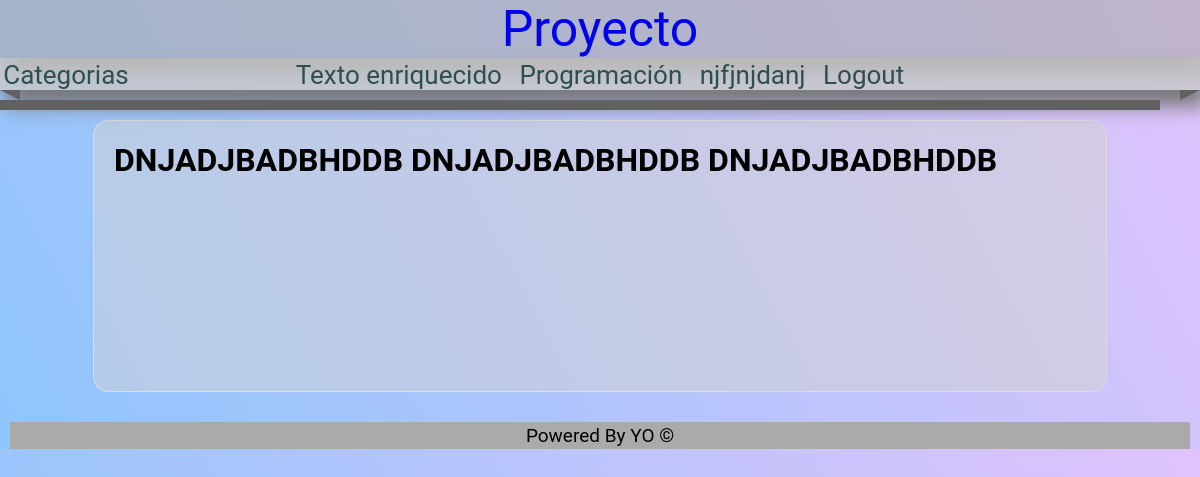
Page /articulo/1 (signed in) on the committed database.
### pages/models.py (models this page shows, shortened)
class Page(models.Model):
    title = models.CharField(max_length=50, verbose_name='Titulo')
    content = RichTextField(verbose_name='Contenido')
    slug = models.CharField(unique=True, max_length=150, verbose_name='URL amigable')
    order = models.IntegerField( default=0, verbose_name='orden')
    visible = models.BooleanField(verbose_name='Visible')
    created_at = models.DateTimeField(auto_now_add=True, verbose_name='Creado el')
    updated_at = models.DateTimeField(auto_now=True, verbose_name='Actualizado el')
    class Meta:
        verbose_name='Pagina'
        verbose_name_plural= 'Paginas'

### blog/models.py (models this page shows, shortened)
class Article(models.Model):
    title = models.CharField(max_length=150, verbose_name='Titulo')
    content = RichTextField(verbose_name='Contenido')
    image = models.ImageField(default='null', verbose_name='Imagen', upload_to='articles')
    public = models.BooleanField(verbose_name='¿Publicado?')
    user = models.ForeignKey(User, editable=False, verbose_name='Usuario', on_delete=models.CASCADE)
    categories = models.ManyToManyField(Category, verbose_name='Categorias', blank=True)
    created_at = models.DateTimeField(auto_now_add=True, verbose_name='Creado el: ')
    update_at = models.DateTimeField(auto_now=True, verbose_name='Editado el: ')
    class Meta:
        verbose_name='Articulo'
        verbose_name_plural='Articulos'
        ordering = ['-created_at']

### blog/views.py (the view)
# urls.py: path('articulo/<int:article_id>', views.article , name='article'),
@login_required(login_url='login')
def article(request, article_id):
    article = get_object_or_404(Article, id=article_id)
    return render(request, 'articles/detail.html', {
        'article': article
    })

### blog/processor.py (called while the page is built)
def get_categories(request):
    categories_in_use = Article.objects.filter(public=True).values_list('categories', flat=True)
    categories = Category.objects.filter(id__in=categories_in_use).values_list('id', 'name')
    return {
        'categories': categories,
        'ids': categories_in_use
    }

### pages/context_processors.py (called while the page is built)
def get_pages(request):
    pages = Page.objects.filter(visible=True).order_by("order").values_list('id', 'title', 'slug', 'content')
    return {
        'pages': pages # retorna datos a layout
    }

### blog/templates/articles/detail.html
{% extends 'layout/layout.html' %}
{% block content %}
<a class='page_content' > {{ article.content|safe }} </a>
{% endblock %}

### mainapp/templates/layout/layout.html (shortened to what this page needs)
{% load static %}
<!DOCTYPE html>
<html lang="es">
<head>
    <link rel="stylesheet" href="{% static 'css/styles.css' %}" />
    <link rel="stylesheet" href="{% static 'css/formulario.css' %}" />
</head>
<body>
    <a class='titulo' href=" {% url 'Index' %} " > Proyecto </a>
    <nav class="navbar">
        <ul>
            {% if request.user.email %}
                <li class="categorias barra">
                    <a href= {% url 'Lista' %} >Categorias</a>
                </li>
            {% endif %}
            <li class='barra'>
                {% if request.user.email %}
                    {% for page in pages %}
                        <a href= " {% url 'page' page.2 %} " > {{ page.1 }} </a>
                    {% endfor %}
                    <a href=" {% url 'logout' %} ">Logout</a>
                {% else %}
                    <a href=" {% url 'register' %} ">Registro</a>
                    <a href=" {% url 'login' %} ">Login</a>
                    <a href='/admin'>Admin</a>
                {% endif %}
            </li>
        </ul>
        <span class="triangulo-izq"></span>
        <span class="triangulo-der"></span>
        <span class="relleno"></span>
    </nav>
<div class="content">
    <div class="box">
        {% block content %}
        {% endblock %}
    </div>
</div>
<footer>
    Powered By YO &copy;
</footer>
</body>
</html>

### mainapp/static/css/styles.css (style rules this page uses)
* { padding: 0; margin: 0; font-family: "Roboto", "Open Sans", "Calibri"; text-decoration: none; }
.navbar { background: #cacacacc; width: 95%; min-width: 1200px; -webkit-box-shadow: 6px 16px 20px #757575; box-shadow: 6px 16px 20px #757575; margin: 0 auto; z-index: 500; position: relative; }
.navbar ul { list-style: none; }
.navbar .triangulo-izq { display: block; float: left; border-top: 10px solid #616161; border-left: 20px solid transparent; }
.navbar .triangulo-der { display: block; float: right; border-top: 10px solid #616161; border-right: 20px solid transparent; }
.navbar .relleno { display: block; float: left; height: 10px; width: 96.69%; background: #616161; }
.categorias { float: left; position: absolute; }
.categorias a { width: auto; }
.barra { height: auto; font-size: 26px; border: none; text-align: center; width: auto; }
.barra a { color: darkslategray; text-decoration: none; margin: 0.21%; padding: 3px; vertical-align: middle; display: inline; -webkit-transition: all 0.5s; transition: all 0.5s; }
.titulo { display: block; position: relative; top: 0; font-size: 50px; text-align: center; background: #aaaaaa94; -webkit-box-shadow: 6px 16px 20px #757575; box-shadow: 6px 16px 20px #757575; z-index: 50; width: 100%; }
.content { width: 90%; min-height: 230px; margin: 0 auto; margin-bottom: 30px; }
.box { background: rgba(211, 211, 211, 0.5); width: 90%; min-height: 230px; padding: 20px; border: 1px solid #ddd; margin: 0 auto; -webkit-box-align: center; -ms-flex-align: center; align-items: center; margin-top: 30px; border-radius: 15px; }
footer { display: block; width: 98%; height: auto; font-size: 19px; background: #aaaaaa; text-align: center; padding: 2px; margin: auto; }

### mainapp/static/css/formulario.css (style rules this page uses)
body { background-image: linear-gradient(62deg, #8ec5fc 0%, #e0c3fc 100%); font-family: -apple-system, BlinkMacSystemFont, "Segoe UI", Roboto, Oxygen, Ubuntu, Cantarell, "Open Sans", "Helvetica Neue", sans-serif; }

### rows in the picture
Page: title "Texto enriquecido"
Page: title "Programación"
Page: title "njfjnjdanj"
Article: content "DNJADJBADBHDDB DNJADJBADBHDDB DNJADJBADBHDDB"
